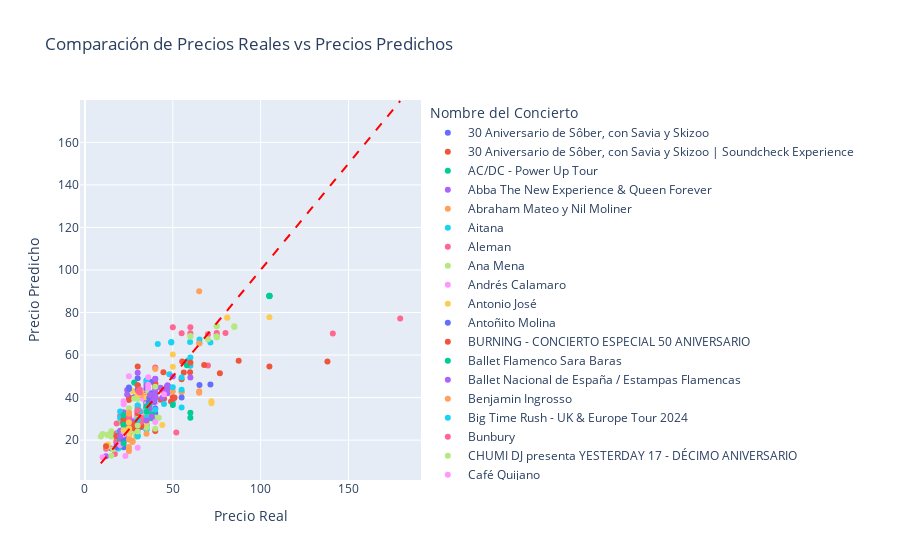

The notebook cell saved with this chart:
### Markdown cell above
MODELO GRID SEARCH ESTANDARIZADO

### Code cell
# Definir los parámetros para GridSearchCV
params = {
    'mlp__hidden_layer_sizes': [1, 50, 75, 100, 125, 150, 200, 225, 250, 275, 300, 325, 350, 375, 400],
    'mlp__activation': ["identity", "logistic", "tanh", "relu"],
    'mlp__solver': ['lbfgs', 'sgd', 'adam']
}

# Realizar GridSearchCV
start_time = time.time()

gridSearch = GridSearchCV(estimator=pipeline, param_grid=params, n_jobs=-1, scoring='neg_mean_squared_error', cv=ps)
gridSearch.fit(X_train, y)

results = cross_validate(gridSearch.best_estimator_, X_train, y, cv=ps, scoring=scoring, return_train_score=True)

end_time = time.time()
execution_time = end_time - start_time
print("Tiempo de ejecución:", execution_time, "segundos")

print('Mejores parámetros GridSearchCV: ', gridSearch.best_params_)

resultados = crear_tabla_resultados(results)

cargar_modelo_mlflow(gridSearch.best_estimator_, 'MIN_PRICE', 'GRID SEARCH ESTANDARIZADO', resultados, execution_time)

# Mostrar las predicciones y los valores reales
plot_model_predictions(gridSearch.best_estimator_, X_train, y, data)
feature_importance(gridSearch.best_estimator_, X_train, y, 15)
resultados
